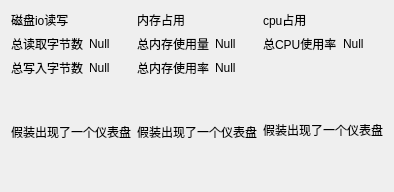
         <widget class="QWidget" name="Tab6">
          <property name="visible">
           <bool>false</bool>
          </property>
          <attribute name="title">
           <string>性能分析</string>
          </attribute>
          <layout class="QHBoxLayout" name="horizontalLayout_7">
           <item>
            <layout class="QVBoxLayout" name="IoLayout">
             <item>
              <widget class="QLabel" name="label_8">
               <property name="text">
                <string>磁盘io读写</string>
               </property>
              </widget>
             </item>
             <item>
              <layout class="QHBoxLayout" name="horizontalLayout_8">
               <item>
                <widget class="QLabel" name="label_14">
                 <property name="text">
                  <string>总读取字节数</string>
                 </property>
                </widget>
               </item>
               <item>
                <widget class="QLabel" name="read_bytes_label">
                 <property name="text">
                  <string>Null</string>
                 </property>
                </widget>
               </item>
              </layout>
             </item>
             <item>
              <layout class="QHBoxLayout" name="horizontalLayout_9">
               <item>
                <widget class="QLabel" name="label_20">
                 <property name="text">
                  <string>总写入字节数</string>
                 </property>
                </widget>
               </item>
               <item>
                <widget class="QLabel" name="write_bytes_label">
                 <property name="text">
                  <string>Null</string>
                 </property>
                </widget>
               </item>
              </layout>
             </item>
             <item>
              <spacer name="verticalSpacer_13">
               <property name="orientation">
                <enum>Qt::Vertical</enum>
               </property>
               <property name="sizeHint" stdset="0">
                <size>
                 <width>20</width>
                 <height>40</height>
                </size>
               </property>
              </spacer>
             </item>
             <item>
              <widget class="QLabel" name="Io_panel">
               <property name="sizePolicy">
                <sizepolicy hsizetype="Preferred" vsizetype="Preferred">
                 <horstretch>0</horstretch>
                 <verstretch>0</verstretch>
                </sizepolicy>
               </property>
               <property name="text">
                <string>假装出现了一个仪表盘</string>
               </property>
               <property name="alignment">
                <set>Qt::AlignCenter</set>
               </property>
              </widget>
             </item>
             <item>
              <spacer name="verticalSpacer_14">
               <property name="orientation">
                <enum>Qt::Vertical</enum>
               </property>
               <property name="sizeHint" stdset="0">
                <size>
                 <width>20</width>
                 <height>40</height>
                </size>
               </property>
              </spacer>
             </item>
            </layout>
           </item>
           <item>
            <layout class="QVBoxLayout" name="MemoryLayout">
             <item>
              <widget class="QLabel" name="label_9">
               <property name="text">
                <string>内存占用</string>
               </property>
              </widget>
             </item>
             <item>
              <layout class="QHBoxLayout" name="horizontalLayout_10">
               <item>
                <widget class="QLabel" name="label_15">
                 <property name="text">
                  <string>总内存使用量</string>
                 </property>
                </widget>
               </item>
               <item>
                <widget class="QLabel" name="total_memory_rss_label">
                 <property name="text">
                  <string>Null</string>
                 </property>
                </widget>
               </item>
              </layout>
             </item>
             <item>
              <layout class="QHBoxLayout" name="horizontalLayout_11">
               <item>
                <widget class="QLabel" name="label_21">
                 <property name="text">
                  <string>总内存使用率</string>
                 </property>
                </widget>
               </item>
               <item>
                <widget class="QLabel" name="total_memory_percent_label">
                 <property name="text">
                  <string>Null</string>
                 </property>
                </widget>
               </item>
              </layout>
             </item>
             <item>
              <spacer name="verticalSpacer_9">
               <property name="orientation">
                <enum>Qt::Vertical</enum>
               </property>
               <property name="sizeHint" stdset="0">
                <size>
                 <width>20</width>
                 <height>40</height>
                </size>
               </property>
              </spacer>
             </item>
             <item>
              <widget class="QLabel" name="Memory_panel">
               <property name="text">
                <string>假装出现了一个仪表盘</string>
               </property>
               <property name="alignment">
                <set>Qt::AlignCenter</set>
               </property>
              </widget>
             </item>
             <item>
              <spacer name="verticalSpacer_15">
               <property name="orientation">
                <enum>Qt::Vertical</enum>
               </property>
               <property name="sizeHint" stdset="0">
                <size>
                 <width>20</width>
                 <height>40</height>
                </size>
               </property>
              </spacer>
             </item>
            </layout>
           </item>
           <item>
            <layout class="QVBoxLayout" name="CpuLayout">
             <item>
              <widget class="QLabel" name="label_13">
               <property name="text">
                <string>cpu占用</string>
               </property>
              </widget>
             </item>
             <item>
              <layout class="QHBoxLayout" name="horizontalLayout_12">
               <item>
                <widget class="QLabel" name="label_16">
                 <property name="text">
                  <string>总CPU使用率</string>
                 </property>
                </widget>
               </item>
               <item>
                <widget class="QLabel" name="total_cpu_percent_label">
                 <property name="text">
                  <string>Null</string>
                 </property>
                </widget>
               </item>
              </layout>
             </item>
             <item>
              <widget class="QLabel" name="label_2">
               <property name="text">
                <string />
               </property>
              </widget>
             </item>
             <item>
              <spacer name="verticalSpacer_8">
               <property name="orientation">
                <enum>Qt::Vertical</enum>
               </property>
               <property name="sizeHint" stdset="0">
                <size>
                 <width>20</width>
                 <height>40</height>
                </size>
               </property>
              </spacer>
             </item>
             <item>
              <widget class="QLabel" name="cpu_panel">
               <property name="text">
                <string>假装出现了一个仪表盘</string>
               </property>
               <property name="alignment">
                <set>Qt::AlignCenter</set>
               </property>
              </widget>
             </item>
             <item>
              <spacer name="verticalSpacer_16">
               <property name="orientation">
                <enum>Qt::Vertical</enum>
               </property>
               <property name="sizeHint" stdset="0">
                <size>
                 <width>20</width>
                 <height>40</height>
                </size>
               </property>
              </spacer>
             </item>
            </layout>
           </item>
          </layout>
         </widget>
